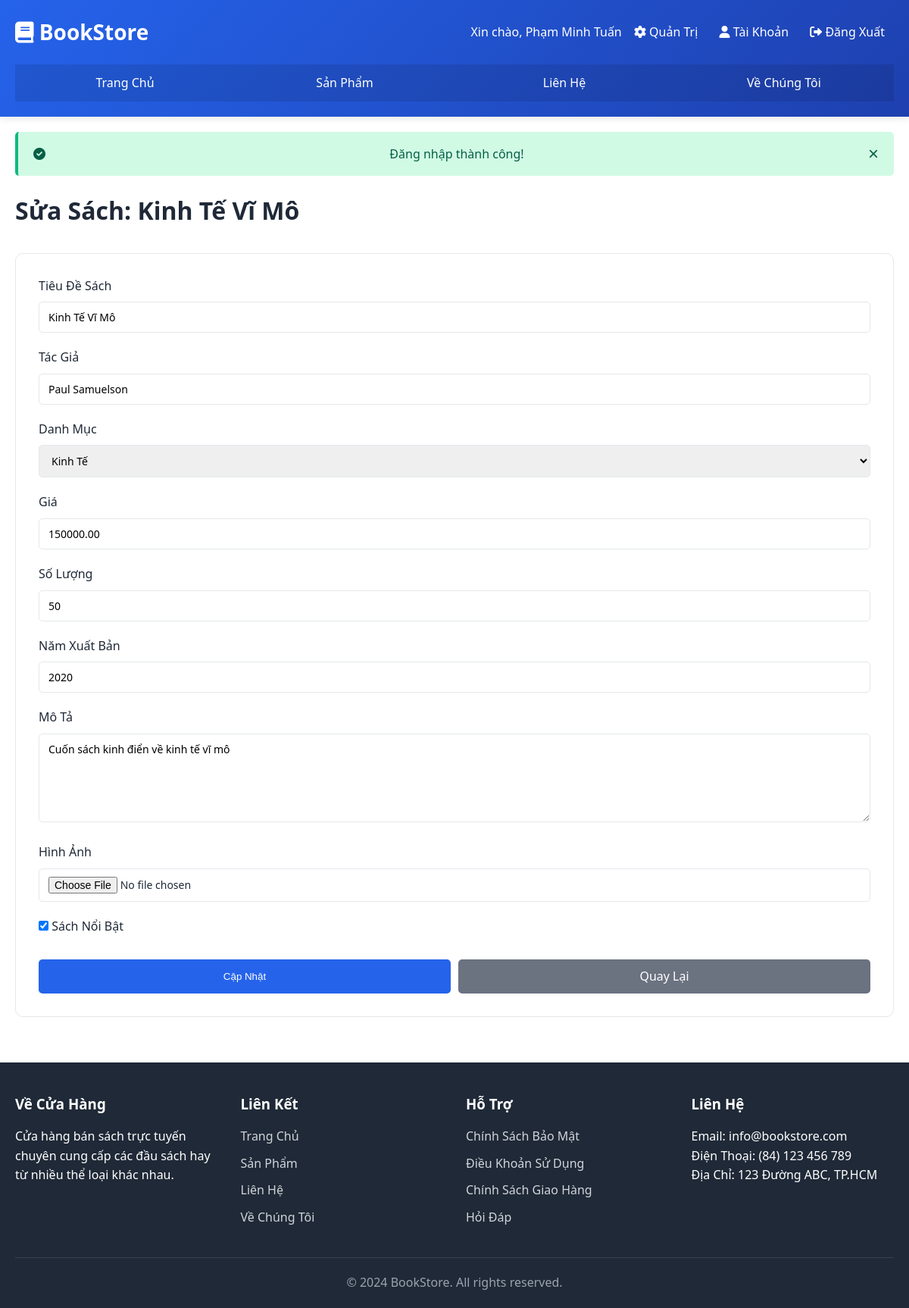
/?page=admin_edit_book&id=1 (signed in), run on the app's committed database.
### tables this page shows
CREATE TABLE `books` (
  `id` INT PRIMARY KEY AUTO_INCREMENT,
  `title` VARCHAR(255) NOT NULL,
  `author` VARCHAR(100),
  `category_id` INT NOT NULL,
  `price` DECIMAL(10, 2) NOT NULL,
  `quantity` INT DEFAULT 0,
  `description` LONGTEXT,
  `image_url` VARCHAR(255),
  `published_year` YEAR,
  `is_featured` TINYINT DEFAULT 0,
  `created_at` TIMESTAMP DEFAULT CURRENT_TIMESTAMP,
  `updated_at` TIMESTAMP DEFAULT CURRENT_TIMESTAMP ON UPDATE CURRENT_TIMESTAMP,
  FOREIGN KEY (`category_id`) REFERENCES `categories` (`id`) ON DELETE RESTRICT
);

CREATE TABLE `categories` (
  `id` INT PRIMARY KEY AUTO_INCREMENT,
  `name` VARCHAR(100) NOT NULL UNIQUE,
  `description` TEXT,
  `created_at` TIMESTAMP DEFAULT CURRENT_TIMESTAMP,
  `updated_at` TIMESTAMP DEFAULT CURRENT_TIMESTAMP ON UPDATE CURRENT_TIMESTAMP
);

### app/Controllers/AdminController.php (called while the page is built, shortened)
<?php
class AdminController {
    private $bookModel;
    private $categoryModel;
    public function __construct($bookModel, $categoryModel, $userModel, $orderModel) {
        $this->bookModel = $bookModel;
        $this->categoryModel = $categoryModel;
    }
    public function editBookForm() {
        $book = $this->bookModel->getById((int)$_GET['id']);
        $categories = $this->categoryModel->getAll();
        include 'app/Views/admin/books/edit.php';
    }
}

### app/Models/Book.php (called while the page is built, shortened)
<?php
class Book {
    private $pdo;
    private $table = 'books';
    public function __construct($pdo) {
        $this->pdo = $pdo;
    }
    public function getById($id) {
        $sql = "SELECT b.*, c.name as category_name
                FROM {$this->table} b
                LEFT JOIN categories c ON b.category_id = c.id
                WHERE b.id = :id";
        $stmt = $this->pdo->prepare($sql);
        $stmt->execute([':id' => $id]);
        return $stmt->fetch(PDO::FETCH_ASSOC);
    }
}

### app/Models/Category.php (called while the page is built, shortened)
<?php
class Category {
    private $pdo;
    private $table = 'categories';
    public function __construct($pdo) {
        $this->pdo = $pdo;
    }
    public function getAll() {
        $sql = "SELECT * FROM {$this->table} ORDER BY name ASC";
        $stmt = $this->pdo->prepare($sql);
        $stmt->execute();
        return $stmt->fetchAll(PDO::FETCH_ASSOC);
    }
}

### app/Views/admin/books/edit.php (the view, shortened to what this page needs)
<?php $pageTitle = 'Sửa Sách'; include 'app/Views/layouts/header.php';
?>
<main class="container admin-page">
    <h1>Sửa Sách: <?php echo htmlspecialchars($book['title']); ?></h1>
    <form method="post" action="?page=edit_book_process" enctype="multipart/form-data" class="admin-form">
        <div class="form-group">
            <label for="title">Tiêu Đề Sách</label>
            <input type="text" id="title" name="title" class="form-control" value="<?php echo htmlspecialchars($book['title']); ?>" required>
        </div>
        <div class="form-group">
            <label for="author">Tác Giả</label>
            <input type="text" id="author" name="author" class="form-control" value="<?php echo htmlspecialchars($book['author']); ?>" required>
        </div>
        <div class="form-group">
            <label for="category_id">Danh Mục</label>
            <select id="category_id" name="category_id" class="form-control" required>
                <?php foreach ($categories as $cat): ?>
                    <option value="<?php echo $cat['id']; ?>" <?php echo $cat['id'] == $book['category_id'] ? 'selected' : ''; ?>>
                        <?php echo htmlspecialchars($cat['name']); ?>
                    </option>
                <?php endforeach; ?>
            </select>
        </div>
        <div class="form-group">
            <label for="price">Giá</label>
            <input type="number" id="price" name="price" class="form-control" step="0.01" value="<?php echo $book['price']; ?>" required>
        </div>
        <div class="form-group">
            <label for="quantity">Số Lượng</label>
            <input type="number" id="quantity" name="quantity" class="form-control" value="<?php echo $book['quantity']; ?>" required>
        </div>
        <div class="form-group">
            <label for="published_year">Năm Xuất Bản</label>
            <input type="number" id="published_year" name="published_year" class="form-control" min="1900" max="9999" value="<?php echo $book['published_year']; ?>">
        </div>
        <div class="form-group">
            <label for="description">Mô Tả</label>
            <textarea id="description" name="description" class="form-control" rows="5"><?php echo htmlspecialchars($book['description']); ?></textarea>
        </div>
        <div class="form-group">
            <label for="image">Hình Ảnh</label>
            <input type="file" id="image" name="image" class="form-control" accept="image/*">
        </div>
        <div class="form-group">
            <label><input type="checkbox" name="is_featured" <?php echo $book['is_featured'] ? 'checked' : ''; ?>> Sách Nổi Bật</label>
        </div>
        <div class="form-actions">
            <button type="submit" class="btn btn-primary">Cập Nhật</button>
            <a href="?page=admin_books" class="btn btn-secondary">Quay Lại</a>
        </div>
    </form>
</main>
<?php include 'app/Views/layouts/footer.php'; ?>

### public/css/style.css (style rules this page uses)
:root { --primary-color: #2563eb; --secondary-color: #10b981; --danger-color: #ef4444; --warning-color: #f59e0b; --info-color: #0ea5e9; --light-bg: #f9fafb; --text-dark: #1f2937; --text-light: #6b7280; --border-color: #e5e7eb; }
* { margin: 0; padding: 0; box-sizing: border-box; }
html, body { height: 100%; }
body { font-family: 'Segoe UI', Tahoma, Geneva, Verdana, sans-serif; background-color: #ffffff; color: var(--text-dark); line-height: 1.6; }
.container { max-width: 1200px; margin: 0 auto; padding: 0 20px; }
.btn { display: inline-block; padding: 10px 20px; border: none; border-radius: 5px; cursor: pointer; text-decoration: none; font-weight: 500; transition: all 0.3s ease; text-align: center; }
.btn-primary { background-color: var(--primary-color); color: white; }
.btn-secondary { background-color: #6b7280; color: white; }
.form-group { margin-bottom: 20px; }
.form-group label { display: block; margin-bottom: 8px; font-weight: 500; color: var(--text-dark); }
.form-control { width: 100%; padding: 10px 12px; border: 1px solid var(--border-color); border-radius: 5px; font-size: 14px; font-family: inherit; transition: border-color 0.3s ease; }
.admin-page { background: white; }
.admin-page h1 { margin-bottom: 30px; }
.admin-form { background: white; padding: 30px; border-radius: 10px; border: 1px solid var(--border-color); }
.form-actions { display: flex; gap: 10px; margin-top: 30px; }
.form-actions .btn { flex: 1; }

### data on the page
books: title "Kinh Tế Vĩ Mô", author "Paul Samuelson", category_id "Kinh Tế", price "150000.00", quantity "50", published_year "2020", description "Cuốn sách kinh điển về kinh tế vĩ mô", is_featured "☑"

### other printed values
$_SESSION['fullname'] "Phạm Minh Tuấn"
$_SESSION['success'] "Đăng nhập thành công!"
